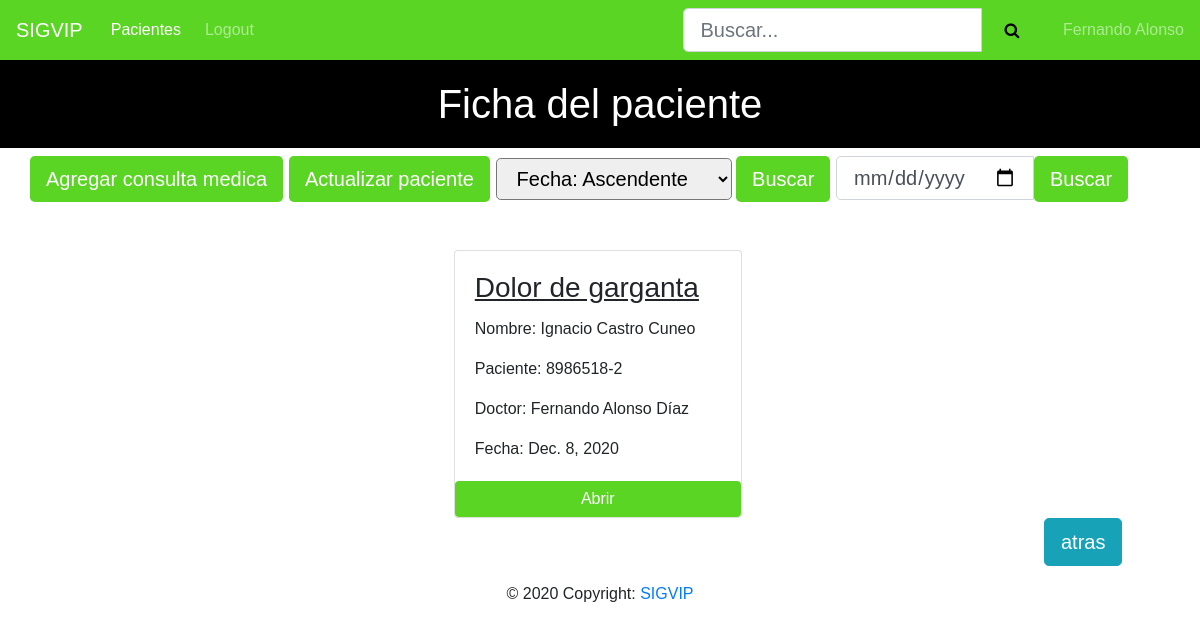
/ficha/2/ (signed in), run on the app's committed database.
### api/models.py (models this page shows, shortened)
class User(AbstractBaseUser,PermissionsMixin):
    rut = models.CharField(max_length=10,unique=True,validators=[verificador_run])
    nombre = models.CharField(max_length=45)
    apellidoP = models.CharField(max_length=45)
    apellidoM = models.CharField(max_length=45)
    especialidad = models.CharField(max_length=45)
    email = models.EmailField(max_length=60,unique=True)
    """Permisos de usuario"""
    is_active = models.BooleanField(default=True)
    is_staff = models.BooleanField(default=False)
    is_superuser = models.BooleanField(default=False)
    objects = UserManager()
    USERNAME_FIELD = 'email'
    REQUIRED_FIELDS = ['rut','nombre', 'apellidoP','apellidoM']

class ConsultaMedica(models.Model):
    tema = models.CharField(max_length=100)
    rut = models.ForeignKey(Paciente,default=None,on_delete=models.CASCADE)
    doctor = models.ForeignKey(User,default=None,on_delete=models.CASCADE)
    tratamiento = models.ForeignKey(Tratamiento,default=None,on_delete=models.CASCADE)
    diagnostico = models.CharField(max_length=200)
    fecha = models.DateField(default=date.today)
    fichas = models.Manager()

class Paciente(models.Model):
    rut = models.CharField(max_length=10,unique=True,validators=[verificador_run])
    nombre = models.CharField(max_length=45)
    apellidoP = models.CharField(max_length=45)
    apellidoM = models.CharField(max_length=45)
    edad = models.IntegerField()
    email = models.EmailField(max_length=60)
    telefono = models.IntegerField()
    direccion = models.CharField(max_length=200)
    pacientes = models.Manager()
    def __str__(self):
        return "{}".format(self.rut)

### ficha/views.py (the view)
# urls.py: re_path(r'^(?P<rut>\d+)/$',views.HomeFichaView.as_view(),name='fichas'),
class HomeFichaView(LoginRequiredMixin,TemplateView):
    def get(self,request,**kwargs):
        rut=kwargs["rut"]
        fromdate = request.GET.get("fromdate")
        if fromdate:
            post = ConsultaMedica.fichas.filter(Q(fecha = fromdate) & Q(rut_id=rut)).distinct
        else:
            orden = request.GET.get("orden")
            if orden == 'descendente':
                post = ConsultaMedica.fichas.filter(rut_id=rut).order_by('fecha').distinct
            else:
                post = ConsultaMedica.fichas.filter(rut_id=rut).distinct
        return render(request,'ficha.html',{'fichas':post})

### ficha/templates/ficha.html (shortened to what this page needs)
{% extends "base.html" %}
{% block pagina %}
    <h1>Ficha del paciente</h1>
{% endblock%}
{% block content %}
    <div class="row">
        <a style="width: fit-content;" class="btn btn-primary btn-lg" href="create/" role="button">Agregar consulta medica</a>
        <a style="width: fit-content;margin-left: 0.5%" class="btn btn-primary btn-lg" href="update/" role="button">Actualizar paciente</a>
        <form method="GET" style="width: fit-content;margin-left: 0.5%">
            <select  class="btn-lg" name="orden">
                <option value="Ascendente" name="Ascendente" >Fecha: Ascendente</option>
            </select>
            <input type="submit" class="btn-success btn-primary btn-lg" value="Buscar">
        </form>
        <div class="search" style="width: fit-content;margin-left: 0.5%">
            <form method="GET">
                <div id="custom-search-input">
                    <div class="input-group">
                        <input type="date" class="form-control btn-lg" value="{{request.GET.fromdate}}" name="fromdate">
                        <span class="input-group-list">
                            <button type="submit" class="btn-success btn-primary btn-lg">Buscar</button>
                        </span>
                    </div>
                </div>
            </form>
        </div>
    </div>
</div>
<div class="container">
    <div class="row mt-5 justify-content-center">
        {% for consultamedica in fichas %}
            <div class="card" style="width: 18rem;">
                <div class="card-body">
                    <u><strong><h3 class="card-title">{{ consultamedica.tema }}</h3></strong></u>
                    <p class="card-text">Nombre: {{ consultamedica.rut.nombre }} {{ consultamedica.rut.apellidoP }} {{ consultamedica.rut.apellidoM }}</p>
                    <p class="card-text">Paciente: {{ consultamedica.rut }}</p>
                    <p class="card-text">Doctor: {{ consultamedica.doctor.nombre }} {{ consultamedica.doctor.apellidoP }} {{ consultamedica.doctor.apellidoM }}</p>
                    <p class="card-text">Fecha: {{ consultamedica.fecha }}</p>
                </div>
                <a href="detalle/{{consultamedica.id}}/" class="btn btn-primary">Abrir</a>
            </div>
        {% endfor %}
    </div>
    <a style="width: fit-content;margin-left: 90%" class="btn btn-info btn-lg" href="/pacientes" role="button">atras</a>
</div>
{% include "footer.html" %}
{% endblock %}

### pacientes/templates/navbar.html (shortened to what this page needs)
<nav class="navbar navbar-expand-lg navbar-dark">
    <a class="navbar-brand" href="{% url 'index' %}">SIGVIP</a>
    <div class="collapse navbar-collapse" id="navbarNav">
      <ul class="navbar-nav mr-auto">
        {% if user.is_authenticated %}
            <li class="nav-item active">
                <a class="nav-link" href="/pacientes">Pacientes<span class="sr-only">(current)</span></a>
            </li>
            <li class="nav-item">
                <a class="nav-link" href="{% url 'logout' %}">Logout</a>
            </li>
        </ul>
        <div class="search" style="width: fit-content;margin-left: 35%">
            <form method="GET">
                <div id="custom-search-input">
                    <div class="input-group">
                        <input type="text" class="form-control btn-lg" placeholder="Buscar..." name="buscar"
                            value="{{request.GET.buscar}}">
                        <span class="input-group-list">
                            <button style="background-color: #5ad524;border: none;height: 44px;" type="submit"><i class="fa fa-search btn-lg"></i></button>
                        </span>
                    </div>
                </div>
            </form>
        </div>
        <span class="navbar-text" style="width: fit-content;margin-left: 2%">
            {{user.nombre}} {{user.apellidoP}}
        </span>
        {% else %}
            <li class="nav-item">
                <a class="nav-link" href="{% url 'login' %}">Login</a>
            </li>
        {% endif %}
    </div>
</nav>

### static/css/cursos.css (style rules this page uses)
body { margin: 0; padding: 0; font-family: sans-serif; }
.navbar { background-color: #5ad524; }
.navbar .navbar-brand { color: white; }
h1 { text-align: center; background-color: black; padding: 20px; color: white; }
.navbar .nav-link { color: white; border-radius: .25rem; margin: 0 0.25em; }
.btn-primary { background-color: #5ad524; border: none; }
.card { position: relative; }

### data on the page
User: nombre "Fernando", apellidoP "Alonso"
ConsultaMedica: tema "Dolor de garganta", rut.nombre "Ignacio", rut.apellidoP "Castro", rut.apellidoM "Cuneo", rut "8986518-2", doctor.nombre "Fernando", doctor.apellidoP "Alonso", doctor.apellidoM "Díaz", fecha "Dec. 8, 2020"
